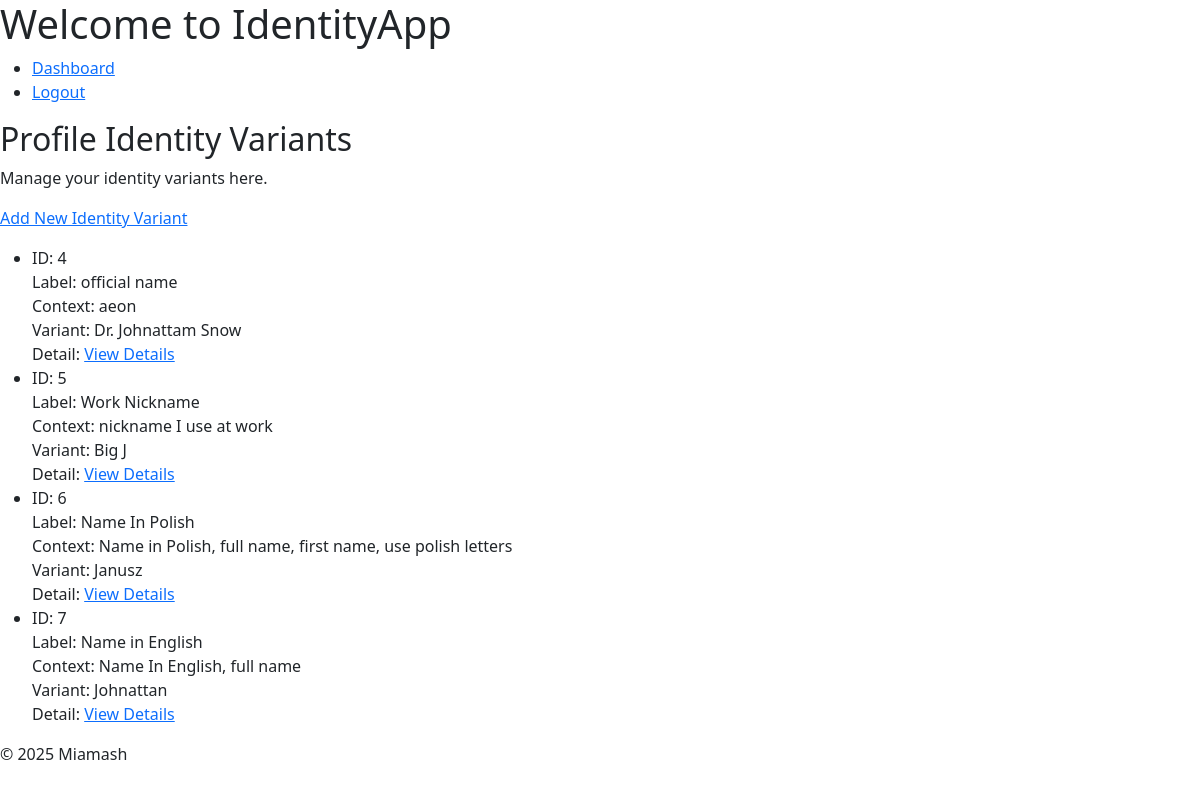
/profile/identity-variant/ (signed in), run on the app's committed database.
### core/models.py (models this page shows, shortened)
class ProfileIdentityVariant(models.Model):
    user = models.ForeignKey(User, on_delete=models.CASCADE, related_name='identity_variants')
    label = models.CharField(max_length=50)
    context = models.TextField(blank=True)
    variant = models.CharField(max_length=100)

### web/views.py (the view)
# urls.py: path('profile/identity-variant/', ProfileIdentityVariantListView.as_view(), name='profile-identity-variant-list'),
class ProfileIdentityVariantListView(ProfileIdentityVariantOwnerPermissionMixin, ListView):
    template_name = 'web/private/profile_identity_variant_list.html'
    context_object_name = 'profile_identity_variants'

### web/permissions.py (called while the page is built)
    def get_queryset(self):
        return self.model.objects.filter(user=self.request.user)

### web/templates/web/private/profile_identity_variant_list.html
{% extends "web/private/base.html" %}
{% block content %}
<h2>Profile Identity Variants </h2>
<p>Manage your identity variants here.</p>
<p>
    <a href="{% url 'profile-identity-variant-create' %}">Add New Identity Variant</a>
</p>
<p>
    {% if profile_identity_variants %}
        <ul>
            {% for variant in profile_identity_variants %}
                <li>
                    ID: {{ variant.id }}<br>
                    Label: {{ variant.label }}<br>
                    Context: {{ variant.context }}<br>
                    Variant: {{ variant.variant }}<br>
                    Detail: <a href="{% url 'profile-identity-variant-detail' variant.id %}">View Details</a><br>
                </li>
            {% endfor %}
        </ul>
    {% else %}
        <p>No identity variants found.</p>
    {% endif %}
</p>
{% endblock %}

### data on the page
ProfileIdentityVariant: id "4", label "official name", context "aeon", variant "Dr. Johnattam Snow"
ProfileIdentityVariant: id "5", label "Work Nickname", context "nickname I use at work", variant "Big J"
ProfileIdentityVariant: id "6", label "Name In Polish", context "Name in Polish, full name, first name, use polish letters", variant "Janusz"
ProfileIdentityVariant: id "7", label "Name in English", context "Name In English, full name", variant "Johnattan"
